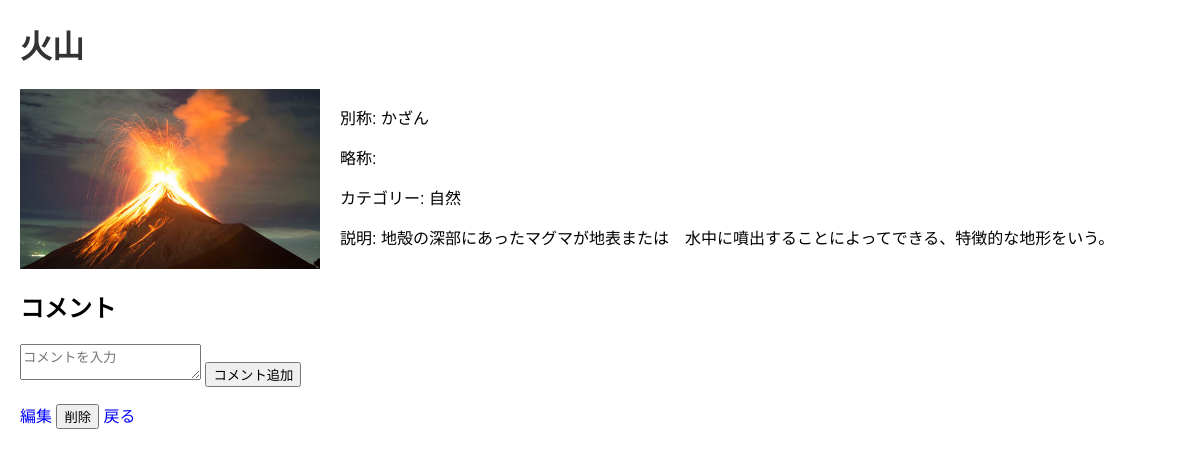
The app's page /word/3, older data.
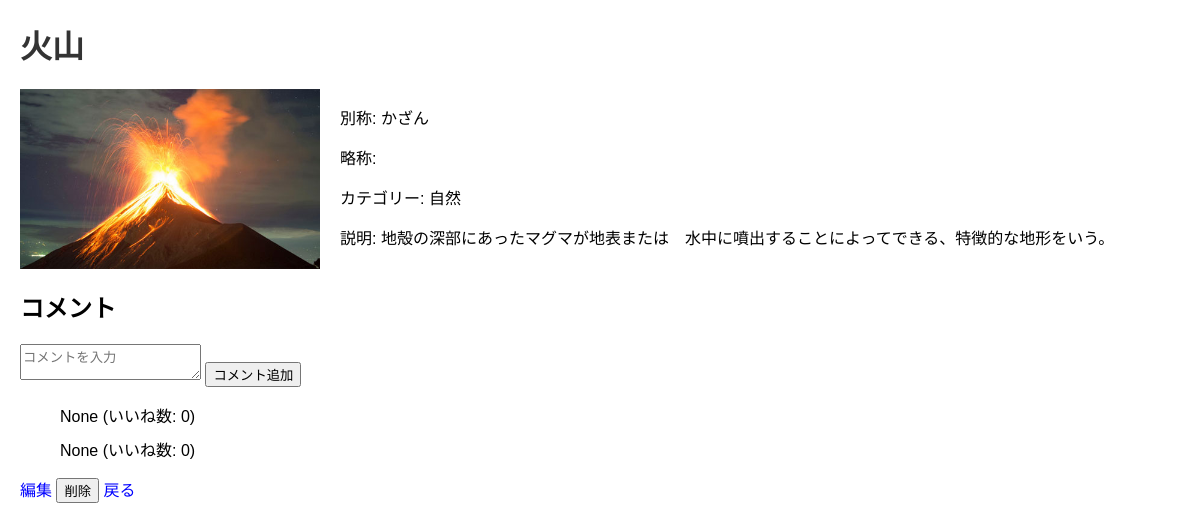
The same page, newer data.
### tables this page shows
CREATE TABLE comments (
            id INTEGER PRIMARY KEY,
            word_id INTEGER,
            user_comment TEXT,
            likes INTEGER DEFAULT 0, content TEXT,
            FOREIGN KEY (word_id) REFERENCES words (id)
        );

### app.py (the view)
@app.route('/word/<int:word_id>')
def word_detail(word_id):
    conn = get_db_connection()
    word = conn.execute('SELECT * FROM words WHERE id = ?', (word_id,)).fetchone()
    if word is None:
        return redirect(url_for('register'))
    comments = conn.execute('SELECT * FROM comments WHERE word_id = ?', (word_id,)).fetchall()
    conn.close()
    return render_template('word_detail.html', word=word, comments=comments)

### app.py (called while the page is built)
def get_db_connection():
    conn = sqlite3.connect('database.db')
    conn.row_factory = sqlite3.Row
    return conn

### templates/word_detail.html (shortened to what this page needs)
<!DOCTYPE html>
<html lang="ja">
<head>
    <link rel="stylesheet" href="{{ url_for('static', filename='style.css') }}">
</head>
<body>
    <h1>{{ word.name }}</h1>
    <div class="word-detail">
        {% if word.image %}
            <img src="{{ url_for('static', filename='uploads/' + word.image) }}" alt="{{ word.name }}">
        {% else %}
            <p>画像は登録されていません。</p>
        {% endif %}
        <div class="word-info">
            <p>別称: {{ word.alias }}</p>
            <p>略称: {{ word.abbreviation }}</p>
            <p>カテゴリー: {{ word.category }}</p>
            <p>説明: {{ word.description }}</p>
        </div>
    </div>
    <h2>コメント</h2>
    <form action="{{ url_for('add_comment', word_id=word['id']) }}" method="post">
        <textarea name="user_comment" placeholder="コメントを入力"></textarea>
        <input type="submit" value="コメント追加">
    </form>
    <ul>
        {% for comment in comments %}
            <li>{{ comment['content'] }} (いいね数: {{ comment['likes'] }})</li>
        {% endfor %}
    </ul>
    <a href="{{ url_for('edit_word', word_id=word.id) }}">編集</a>
    <form action="{{ url_for('delete_word', word_id=word.id) }}" method="post" style="display:inline;">
        <input type="submit" value="削除" onclick="return confirm('本当に削除しますか？');">
    </form>
    <a href="/">戻る</a>
</body>
</html>

Row changes from the older to the newer data that the page shows:
added comments: content "None", likes "0"
added comments: content "None", likes "0"
